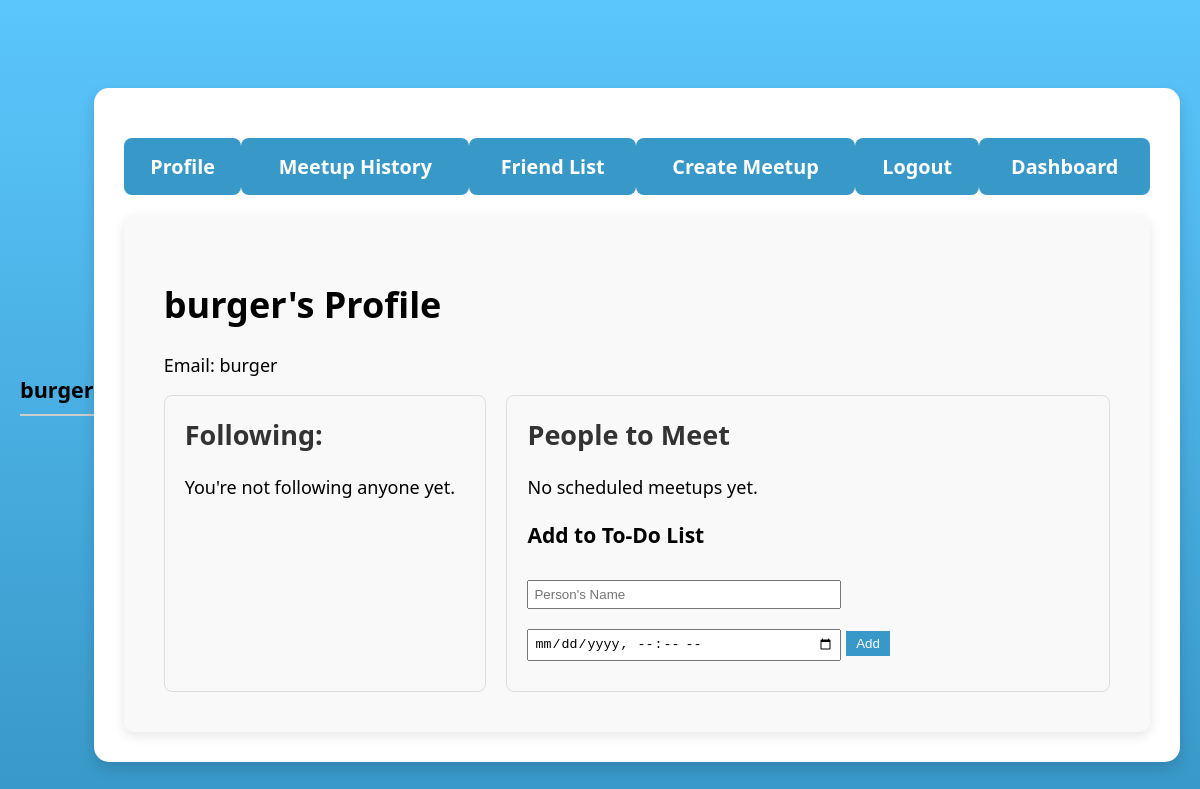
The page /profile/burger (signed in) on the database its author committed.
### meetups/models.py (models this page shows, shortened)
class User(AbstractUser):
    email = models.EmailField('Email', unique=True)
    USERNAME_FIELD = 'email'
    REQUIRED_FIELDS = []
    objects = UserManager()

class Profile(models.Model):
    user = models.OneToOneField(User, on_delete=models.CASCADE)
    follows = models.ManyToManyField(
        "self",
        related_name="followed_by",
        symmetrical=False,
        blank=True
    )
    qr_code_id = models.UUIDField(default=uuid.uuid4, unique=True, editable=False)

### meetups/views.py (the view)
# urls.py: path('profile/<str:username>', views.user_profile_page, name="profile"),
@login_required
def user_profile_page(request, username=None):
    if username:  # Fetch the profile by username if provided
        profile = get_object_or_404(Profile, user__username=username)
    else:  # Default to the logged-in user's profile if no username is given
        profile = request.user.profile
    meetups = MeetupToDo.objects.filter(user=request.user)
    following_list = profile.follows.all()
    if 'person_to_meet' in request.POST and 'meet_time' in request.POST:
            person_to_meet = request.POST['person_to_meet']
            meet_time = request.POST['meet_time']
            MeetupToDo.objects.create(user=request.user, person_to_meet=person_to_meet, meet_time=meet_time)
            return redirect('profile', username=profile.user.username)  # Redirect after adding to-do item
    return render(request, 'profile.html', {
        'profile': profile,
        'meetups': meetups,
        'following_list': following_list
    })

### meetups/templates/profile.html (shortened to what this page needs)
{% extends 'base.html' %}
{% block content %}
    <div class="profile-container">
        <h1>{{ profile.user.username }}'s Profile</h1>
        <p>Email: {{ profile.user.email }}</p>
        <div class="profile-content">
            <div class="left-section">
                <h2>Following:</h2>
                <ul class="following-list">
                    {% for follow in following_list %}
                        <li>{{ follow.user.username }}</li>
                    {% empty %}
                        <li>You're not following anyone yet.</li>
                    {% endfor %}
                </ul>
            </div>
            <div class="right-section">
                <h2>People to Meet</h2>
                <ul id="todo-list">
                    {% for meetup in meetups %}
                        <li id="meetup-{{ meetup.id }}">
                            {{ meetup.person_to_meet }} at {{ meetup.meet_time }}
                            <button class="delete-meetup" data-id="{{ meetup.id }}">Delete</button>
                        </li>
                    {% empty %}
                        <li>No scheduled meetups yet.</li>
                    {% endfor %}
                </ul>
                <h3>Add to To-Do List</h3>
                <form method="POST" class="todo-form">
                    <input type="text" name="person_to_meet" placeholder="Person's Name" required>
                    <input type="datetime-local" name="meet_time" required>
                    <button type="submit">Add</button>
                </form>
            </div>
        </div>
    </div>
{% endblock %}

### meetups/templates/base.html (shortened to what this page needs)
<!DOCTYPE html>
<html>
<head>
</head>
<body>
    <div class="header">
        {% if user.is_authenticated %}
            <div class="user-info">
                <strong>{{ user.username }}</strong>
            </div>
        {% else %}
            <div class="user-info">
                <strong>Welcome, Guest!</strong>
            </div>
        {% endif %}
    </div>
    <div class="fullcontent">
        <table>
            {% if user.is_authenticated and user.username %}
                <th><a href="{% url 'profile' user.username %}">Profile</a></th>
            {% else %}
                <th><a href="{% url 'contact' %}">Home</a></th>
            {% endif %}
            {% if user.is_authenticated %}
                <th><a href="{% url 'history' %}">Meetup History</a></th>
                <th><a href="{% url 'friends_list' %}">Friend List</a></th>
                <th><a href="{% url 'create_meetup' %}">Create Meetup</a></th>
                <th><a href="/logout">Logout</a></th>
                <th><a href="{% url 'dashboard' %}">Dashboard</a></th>
            {% else %}
                <th><a href="/login">Login</a></th>
                <th><a href="/register">Register</a></th>
            {% endif %}
        </table>
        <div class="content">
            {% block content %}
            {% endblock %}
        </div>
    </div>
</body>
</html>

### meetups/templates/base.html (style rules this page uses)
body { min-height: 100vh; margin: 0; background: linear-gradient(to bottom, #5BC6FC, #3898C8); font-family: 'Segoe UI', Tahoma, Geneva, Verdana, sans-serif; font-size: large; display: flex; justify-content: center; align-items: center; padding: 0 20px; }
.fullcontent { width: 100%; max-width: 1200px; padding: 30px; background-color: white; border-radius: 15px; box-shadow: 0px 6px 15px rgba(0, 0, 0, 0.15); margin-top: 50px; }
.header { display: flex; justify-content: space-between; align-items: center; padding: 10px 0; border-bottom: 2px solid #ccc; margin-bottom: 20px; }
.user-info { font-size: 1.2em; font-weight: bold; }
table { width: 100%; margin: 20px 0; text-align: center; border-spacing: 0; }
table th { background-color: #3898C8; color: white; padding: 15px; border-radius: 8px; cursor: pointer; transition: background-color 0.3s; }
table th a { color: white; text-decoration: none; font-size: 1.1em; }
.content { background-color: #f9f9f9; padding: 20px; border-radius: 10px; box-shadow: 0px 4px 12px rgba(0, 0, 0, 0.1); }
.content h2 { margin-top: 0; color: #333; }

### meetups/templates/profile.html (style rules this page uses)
.profile-container { max-width: 1000px; margin: 0 auto; padding: 20px; }
.profile-content { display: flex; justify-content: space-between; gap: 20px; }
.left-section { flex: 1; max-height: 500px; overflow-y: auto; background-color: #f9f9f9; padding: 20px; border-radius: 8px; border: 1px solid #ddd; }
.following-list { list-style-type: none; padding: 0; }
.following-list li { margin: 10px 0; }
.right-section { flex: 2; background-color: #f9f9f9; padding: 20px; border-radius: 8px; border: 1px solid #ddd; }
.todo-form input[type="text"], .todo-form input[type="datetime-local"] { margin: 10px 0; padding: 5px; width: 80%; max-width: 300px; }
.todo-form button { padding: 5px 10px; background-color: #3898C8; color: white; border: none; cursor: pointer; }
#todo-list { list-style-type: none; padding: 0; }
#todo-list li { margin: 10px 0; display: flex; justify-content: space-between; }

### rows shown on the page
User: username "burger"
Profile: user.username "burger", user.email "burger"
